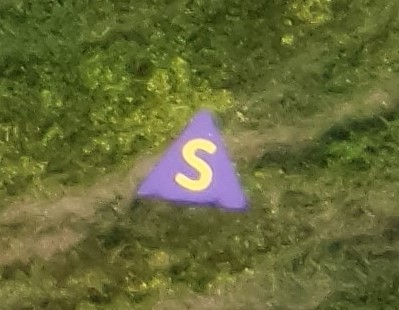
#> input picture kodlar/1/image2.jpg, 399 x 310 px
$ python flip.py
#> lines starting #> are read from the running program, lines starting #| are printed output that depends on the picture
import cv2
import numpy as np


image = cv2.imread("image2.jpg")
#> image is the input picture: shape (310, 399, 3); mean B, G, R 54.3, 105.6, 101.8

rows, columns, channels = image.shape
#> rows = 310; columns = 399; channels = 3

print("image consists of {} rows, {} columns and {} channels".format(rows, columns, channels))
#| image consists of 310 rows, 399 columns and 3 channels


flip_x = np.flip(image, axis=0)
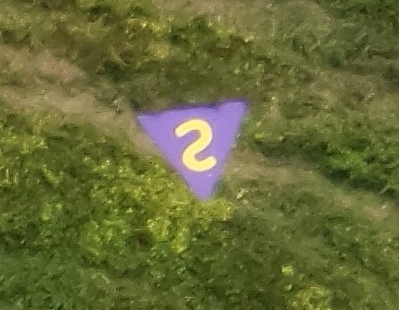
#> flip_x: shape (310, 399, 3); mean B, G, R 54.3, 105.6, 101.8
flip_y = np.flip(image, axis=1)
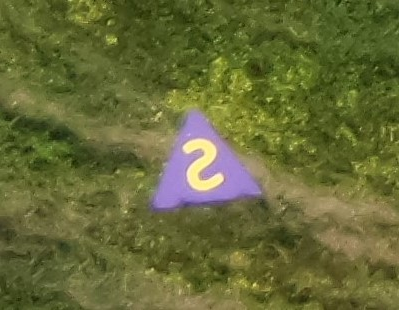
#> flip_y: shape (310, 399, 3); mean B, G, R 54.3, 105.6, 101.8

cv2.namedWindow("image", cv2.WINDOW_FREERATIO)
cv2.imshow("image", image)

cv2.namedWindow("flip_x", cv2.WINDOW_FREERATIO)
cv2.imshow("flip_x", flip_x)

cv2.namedWindow("flip_y", cv2.WINDOW_FREERATIO)
cv2.imshow("flip_y", flip_y)


cv2.waitKey()
cv2.destroyAllWindows()
